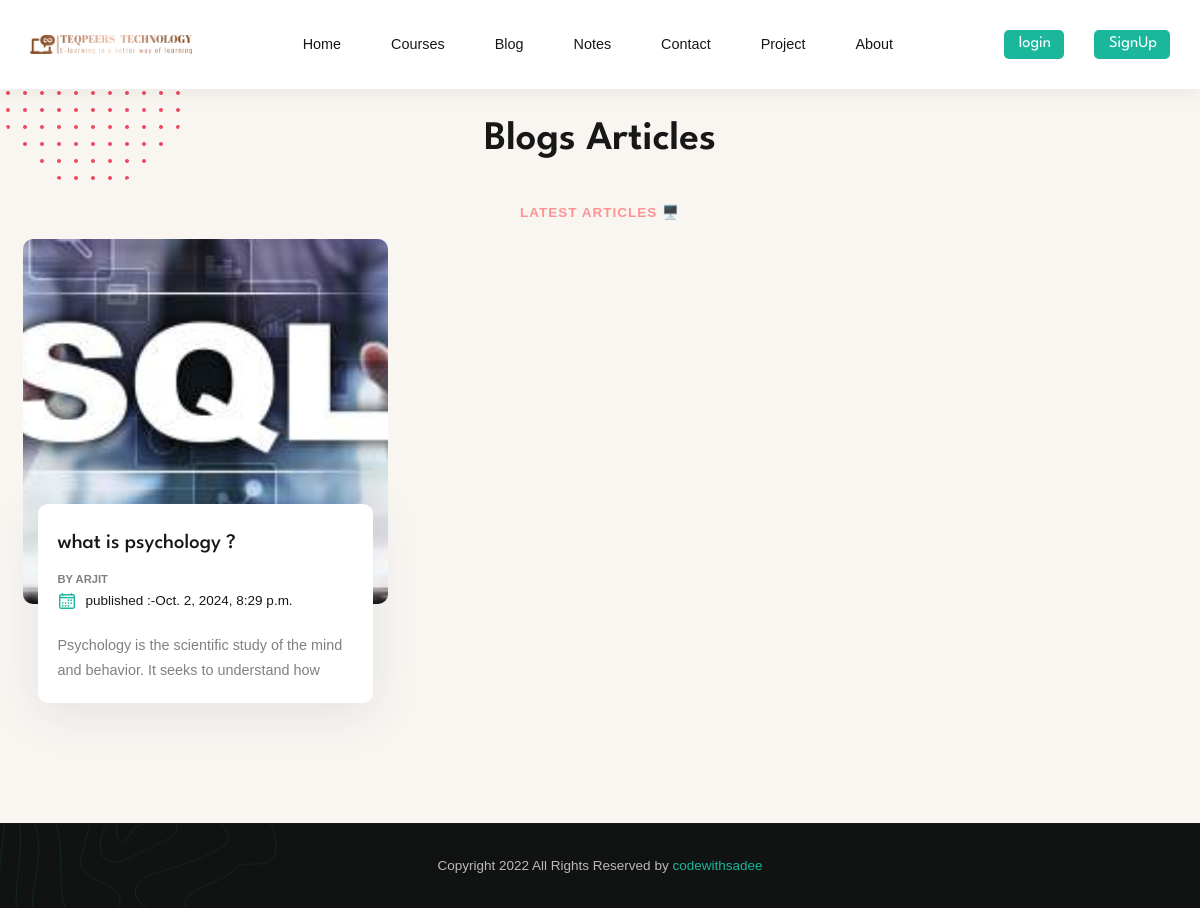
The app's page /blogs/ with its own data.
### Blog_app/models.py (models this page shows, shortened)
class BlogPost(models.Model):
    sno = models.AutoField(primary_key=True)
    slug = models.SlugField(unique=True, max_length=200)
    title = models.CharField(max_length=100, null=False)
    blog_card_img = models.ImageField(upload_to="blog/images", blank=True, null=False)
    content = models.TextField(null=False)
    author = models.ForeignKey(User, on_delete=models.CASCADE, null=False)
    created_at = models.DateTimeField(auto_now_add=True)  # Automatically set on creation
    updated_at = models.DateTimeField(auto_now=True)  # Automatically updated on save
    image = models.ImageField(upload_to="blog/images", blank=True, null=False)
    heading_1 = models.CharField(max_length=50)
    para_1 = models.TextField()
    heading_2 = models.CharField(max_length=50)
    para_2 = models.TextField()
    heading_3 = models.CharField(max_length=50)
    para_3 = models.TextField()
    heading_4 = models.CharField(max_length=50)
    para_4 = models.TextField()
    heading_5 = models.CharField(max_length=50)
    para_5 = models.TextField()
    heading_6 = models.CharField(max_length=50)
    para_6 = models.TextField()
    para_7 = models.TextField()
    class Meta:
        ordering = ['-created_at']

### Blog_app/views.py (the view)
# urls.py: path('', views.blog,name='blog'),
def blog(request):
    allPosts = BlogPost.objects.all()
    context ={'allposts':allPosts}
    return render (request,"blogs/blogs_card.html",context)

### Templates/blogs/blogs_card.html (shortened to what this page needs)
{% extends 'base.html' %}
{% block body %}
{% load static %}
  <section class="section blog has-bg-image" id="blog" aria-label="blog"
  style="background-image: url('{% static "Images_folder/blog-bg.svg" %}')">
  <div class="container">
      <h2 class="h2 section-title">  Blogs Articles</h2>
      <p class="section-subtitle" id="section-subtitle" >Latest Articles 🖥️</p>
      <ul class="grid-list">
        {% for post in allposts %}
          <li>
              <div class="blog-card">
                  <figure class="card-banner img-holder has-after" style="--width: 370; --height: 370;">
                      <img src="/media/{{post.blog_card_img}}"  width="370" height="370" loading="lazy"
                          alt="Become A Better Blogger: Content Planning" class="img-cover">
                  </figure>
                  <div class="card-content">
                      <h3 class="h3">
                          <a href="/blogs/{{post.slug}}" class="card-title">{{post.title}}</a>
                      </h3>
                      <a href="/blogs/{{post.slug}}" class="card-subtitle"><h5>By <b>{{post.author}}</b></h5></a>
                      <ul class="card-meta-list">
                          <li class="card-meta-item">
                              <ion-icon name="calendar-outline" aria-hidden="true"></ion-icon>
                              <span class="span">published :-{{post.created_at}}</span>
                          </li>
                      </ul>
                      <p class="card-text">
                        {{post.content|slice:"90" |safe}}
                      </p>
                  </div>
              </div>
          </li>
          {% endfor %}
      </ul>
      <img src="{% static "Images_folder/blog-shape.png" %}" width="186" height="186" loading="lazy" alt=""
          class="shape blog-shape">
  </div>
</section>
{% endblock %}

### Static/Css_file/testomonial.css (style rules this page uses)
* { margin: 0; padding: 0; box-sizing: border-box; }
body { font-family: Arial, sans-serif; background-color: #f4f4f4; }

### Templates/blogs/blogs_card.html (style rules this page uses)
#section-subtitle { color: rgb(255, 146, 146); font-weight: 900; }

### records on screen
BlogPost: blog_card_img (picture), title "what is psychology ?", author "ARJIT", created_at "Oct. 2, 2024, 8:29 p.m.", content "Psychology is the scientific study of the mind and behavior. It seeks to understand how"
